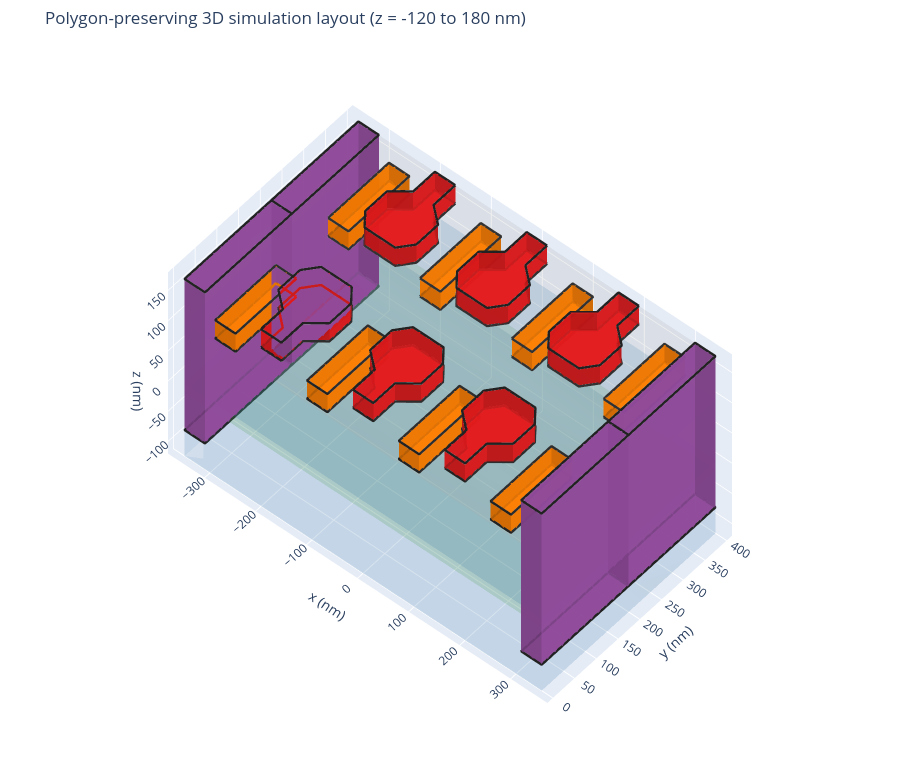

The notebook cell saved with this chart:
### Markdown cell above
### 2.1 Polygon-preserving 3D structure

The shared renderer extrudes the true lollipop outlines rather than their bounding boxes. Set `STRUCTURE_Z_RANGE_NM = None` to include the full substrate depth.

### Code cell
STRUCTURE_Z_RANGE_NM = (-120.0, 180.0)

structure_preview_fig = plot_simulation_layout_3d(
    simulation_layout,
    z_range_nm=STRUCTURE_Z_RANGE_NM,
    show_polygon_outlines=True,
)
structure_preview_fig.show()

### Figure 1 — Plotly figure (JSON) as saved in the notebook; plotly's stock layout.template omitted (floating-point values rounded to 4 significant figures)
{"data": [{"color": "#377eb8", "hovertemplate": "SiGe_buffer<extra></extra>", "i": [0, 0, 4, 4, 0, 0, 1, 1, 2, 2, 3, 3], "j": [1, 2, 6, 7, 4, 5, 5, 6, 6, 7, 7, 4], "k": [2, 3, 5, 6, 5, 1, 6, 2, 7, 3, 4, 0], "name": "SiGe_buffer", "opacity": 0.1, "showscale": false, "type": "mesh3d", "x": [-350.0, 350.0, 350.0, -350.0, -350.0, 350.0, 350.0, -350.0], "y": [0.0, 0.0, 400.0, 400.0, 0.0, 0.0, 400.0, 400.0], "z": [-120.0, -120.0, -120.0, -120.0, -15.0, -15.0, -15.0, -15.0]}, {"color": "#4daf4a", "hovertemplate": "Ge_QW<extra></extra>", "i": [0, 0, 4, 4, 0, 0, 1, 1, 2, 2, 3, 3], "j": [1, 2, 6, 7, 4, 5, 5, 6, 6, 7, 7, 4], "k": [2, 3, 5, 6, 5, 1, 6, 2, 7, 3, 4, 0], "name": "Ge_QW", "opacity": 0.1, "showscale": false, "type": "mesh3d", "x": [-350.0, 350.0, 350.0, -350.0, -350.0, 350.0, 350.0, -350.0], "y": [0.0, 0.0, 400.0, 400.0, 0.0, 0.0, 400.0, 400.0], "z": [-15.0, -15.0, -15.0, -15.0, 0.0, 0.0, 0.0, 0.0]}, {"color": "#377eb8", "hovertemplate": "SiGe_cap<extra></extra>", "i": [0, 0, 4, 4, 0, 0, 1, 1, 2, 2, 3, 3], "j": [1, 2, 6, 7, 4, 5, 5, 6, 6, 7, 7, 4], "k": [2, 3, 5, 6, 5, 1, 6, 2, 7, 3, 4, 0], "name": "SiGe_cap", "opacity": 0.1, "showscale": false, "type": "mesh3d", "x": [-350.0, 350.0, 350.0, -350.0, -350.0, 350.0, 350.0, -350.0], "y": [0.0, 0.0, 400.0, 400.0, 0.0, 0.0, 400.0, 400.0], "z": [0.0, 0.0, 0.0, 0.0, 101.0, 101.0, 101.0, 101.0]}, {"color": "#bdbdbd", "hovertemplate": "Al2O3_dielectric<extra></extra>", "i": [0, 0, 4, 4, 0, 0, 1, 1, 2, 2, 3, 3], "j": [1, 2, 6, 7, 4, 5, 5, 6, 6, 7, 7, 4], "k": [2, 3, 5, 6, 5, 1, 6, 2, 7, 3, 4, 0], "name": "Al2O3_dielectric", "opacity": 0.1, "showscale": false, "type": "mesh3d", "x": [-350.0, 350.0, 350.0, -350.0, -350.0, 350.0, 350.0, -350.0], "y": [0.0, 0.0, 400.0, 400.0, 0.0, 0.0, 400.0, 400.0], "z": [101.0, 101.0, 101.0, 101.0, 173.0, 173.0, 173.0, 173.0]}, {"color": "#984ea3", "flatshading": true, "hovertemplate": "OC_L_1<extra></extra>", "i": [1, 7, 3, 5, 0, 0, 1, 1, 2, 2, 3, 3], "j": [0, 4, 2, 6, 1, 5, 2, 6, 3, 7, 0, 4], "k": [3, 5, 1, 7, 5, 4, 6, 5, 7, 6, 4, 7], "name": "OC_L_1", "opacity": 0.84, "showscale": false, "type": "mesh3d", "x": [-310.0, -350.0, -350.0, -310.0, -310.0, -350.0, -350.0, -310.0], "y": [200.0, 200.0, 0.0, 0.0, 200.0, 200.0, 0.0, 0.0], "z": [-77.0, -77.0, -77.0, -77.0, 173.0, 173.0, 173.0, 173.0]}, {"hoverinfo": "skip", "line": {"color": "#222222", "width": 5}, "mode": "lines", "name": "OC_L_1 outline", "showlegend": false, "type": "scatter3d", "x": [-310.0, -350.0, -350.0, -310.0, -310.0], "y": [200.0, 200.0, 0.0, 0.0, 200.0], "z": [-77.0, -77.0, -77.0, -77.0, -77.0]}, {"hoverinfo": "skip", "line": {"color": "#222222", "width": 5}, "mode": "lines", "name": "OC_L_1 outline", "showlegend": false, "type": "scatter3d", "x": [-310.0, -350.0, -350.0, -310.0, -310.0], "y": [200.0, 200.0, 0.0, 0.0, 200.0], "z": [173.0, 173.0, 173.0, 173.0, 173.0]}, {"color": "#ff7f00", "flatshading": true, "hovertemplate": "B1<extra></extra>", "i": [1, 7, 3, 5, 0, 0, 1, 1, 2, 2, 3, 3], "j": [0, 4, 2, 6, 1, 5, 2, 6, 3, 7, 0, 4], "k": [3, 5, 1, 7, 5, 4, 6, 5, 7, 6, 4, 7], "name": "B1", "opacity": 0.84, "showscale": false, "type": "mesh3d", "x": [-250.0, -290.0, -290.0, -250.0, -250.0, -290.0, -290.0, -250.0], "y": [140.0, 140.0, 0.0, 0.0, 140.0, 140.0, 0.0, 0.0], "z": [108.0, 108.0, 108.0, 108.0, 138.0, 138.0, 138.0, 138.0]}, {"hoverinfo": "skip", "line": {"color": "#222222", "width": 5}, "mode": "lines", "name": "B1 outline", "showlegend": false, "type": "scatter3d", "x": [-250.0, -290.0, -290.0, -250.0, -250.0], "y": [140.0, 140.0, 0.0, 0.0, 140.0], "z": [108.0, 108.0, 108.0, 108.0, 108.0]}, {"hoverinfo": "skip", "line": {"color": "#222222", "width": 5}, "mode": "lines", "name": "B1 outline", "showlegend": false, "type": "scatter3d", "x": [-250.0, -290.0, -290.0, -250.0, -250.0], "y": [140.0, 140.0, 0.0, 0.0, 140.0], "z": [138.0, 138.0, 138.0, 138.0, 138.0]}, {"color": "#e41a1c", "flatshading": true, "hovertemplate": "P1<extra></extra>", "i": [1, 19, 2, 19, 3, 19, 4, 19, 5, 19, 6, 19, 7, 19, 9, 17, 0, 0, 1, 1, 2, 2, 3, 3, 4, 4, 5, 5, 6, 6, 7, 7, 8, 8, 9, 9], "j": [0, 10, 1, 11, 2, 12, 3, 13, 4, 14, 5, 15, 6, 16, 8, 18, 1, 11, 2, 12, 3, 13, 4, 14, 5, 15, 6, 16, 7, 17, 8, 18, 9, 19, 0, 10], "k": [9, 11, 9, 12, 9, 13, 9, 14, 9, 15, 9, 16, 9, 17, 7, 19, 11, 10, 12, 11, 13, 12, 14, 13, 15, 14, 16, 15, 17, 16, 18, 17, 19, 18, 10, 19], "name": "P1", "opacity": 0.84, "showscale": false, "type": "mesh3d", "x": [-200.0, -160.0, -160.0, -130.0, -130.0, -150.0, -210.0, -230.0, -230.0, -200.0, -200.0, -160.0, -160.0, -130.0, -130.0, -150.0, -210.0, -230.0, -230.0, -200.0], "y": [0.0, 0.0, 50.0, 75.0, 125.0, 150.0, 150.0, 125.0, 75.0, 50.0, 0.0, 0.0, 50.0, 75.0, 125.0, 150.0, 150.0, 125.0, 75.0, 50.0], "z": [143.0, 143.0, 143.0, 143.0, 143.0, 143.0, 143.0, 143.0, 143.0, 143.0, 173.0, 173.0, 173.0, 173.0, 173.0, 173.0, 173.0, 173.0, 173.0, 173.0]}, {"hoverinfo": "skip", "line": {"color": "#222222", "width": 5}, "mode": "lines", "name": "P1 outline", "showlegend": false, "type": "scatter3d", "x": [-200.0, -160.0, -160.0, -130.0, -130.0, -150.0, -210.0, -230.0, -230.0, -200.0, -200.0], "y": [0.0, 0.0, 50.0, 75.0, 125.0, 150.0, 150.0, 125.0, 75.0, 50.0, 0.0], "z": [143.0, 143.0, 143.0, 143.0, 143.0, 143.0, 143.0, 143.0, 143.0, 143.0, 143.0]}, {"hoverinfo": "skip", "line": {"color": "#222222", "width": 5}, "mode": "lines", "name": "P1 outline", "showlegend": false, "type": "scatter3d", "x": [-200.0, -160.0, -160.0, -130.0, -130.0, -150.0, -210.0, -230.0, -230.0, -200.0, -200.0], "y": [0.0, 0.0, 50.0, 75.0, 125.0, 150.0, 150.0, 125.0, 75.0, 50.0, 0.0], "z": [173.0, 173.0, 173.0, 173.0, 173.0, 173.0, 173.0, 173.0, 173.0, 173.0, 173.0]}, {"color": "#ff7f00", "flatshading": true, "hovertemplate": "B2<extra></extra>", "i": [1, 7, 3, 5, 0, 0, 1, 1, 2, 2, 3, 3], "j": [0, 4, 2, 6, 1, 5, 2, 6, 3, 7, 0, 4], "k": [3, 5, 1, 7, 5, 4, 6, 5, 7, 6, 4, 7], "name": "B2", "opacity": 0.84, "showscale": false, "type": "mesh3d", "x": [-70.0, -110.0, -110.0, -70.0, -70.0, -110.0, -110.0, -70.0], "y": [140.0, 140.0, 0.0, 0.0, 140.0, 140.0, 0.0, 0.0], "z": [108.0, 108.0, 108.0, 108.0, 138.0, 138.0, 138.0, 138.0]}, {"hoverinfo": "skip", "line": {"color": "#222222", "width": 5}, "mode": "lines", "name": "B2 outline", "showlegend": false, "type": "scatter3d", "x": [-70.0, -110.0, -110.0, -70.0, -70.0], "y": [140.0, 140.0, 0.0, 0.0, 140.0], "z": [108.0, 108.0, 108.0, 108.0, 108.0]}, {"hoverinfo": "skip", "line": {"color": "#222222", "width": 5}, "mode": "lines", "name": "B2 outline", "showlegend": false, "type": "scatter3d", "x": [-70.0, -110.0, -110.0, -70.0, -70.0], "y": [140.0, 140.0, 0.0, 0.0, 140.0], "z": [138.0, 138.0, 138.0, 138.0, 138.0]}, {"color": "#e41a1c", "flatshading": true, "hovertemplate": "P2<extra></extra>", "i": [1, 19, 2, 19, 3, 19, 4, 19, 5, 19, 6, 19, 7, 19, 9, 17, 0, 0, 1, 1, 2, 2, 3, 3, 4, 4, 5, 5, 6, 6, 7, 7, 8, 8, 9, 9], "j": [0, 10, 1, 11, 2, 12, 3, 13, 4, 14, 5, 15, 6, 16, 8, 18, 1, 11, 2, 12, 3, 13, 4, 14, 5, 15, 6, 16, 7, 17, 8, 18, 9, 19, 0, 10], "k": [9, 11, 9, 12, 9, 13, 9, 14, 9, 15, 9, 16, 9, 17, 7, 19, 11, 10, 12, 11, 13, 12, 14, 13, 15, 14, 16, 15, 17, 16, 18, 17, 19, 18, 10, 19], "name": "P2", "opacity": 0.84, "showscale": false, "type": "mesh3d", "x": [-20.0, 20.0, 20.0, 50.0, 50.0, 30.0, -30.0, -50.0, -50.0, -20.0, -20.0, 20.0, 20.0, 50.0, 50.0, 30.0, -30.0, -50.0, -50.0, -20.0], "y": [0.0, 0.0, 50.0, 75.0, 125.0, 150.0, 150.0, 125.0, 75.0, 50.0, 0.0, 0.0, 50.0, 75.0, 125.0, 150.0, 150.0, 125.0, 75.0, 50.0], "z": [143.0, 143.0, 143.0, 143.0, 143.0, 143.0, 143.0, 143.0, 143.0, 143.0, 173.0, 173.0, 173.0, 173.0, 173.0, 173.0, 173.0, 173.0, 173.0, 173.0]}, {"hoverinfo": "skip", "line": {"color": "#222222", "width": 5}, "mode": "lines", "name": "P2 outline", "showlegend": false, "type": "scatter3d", "x": [-20.0, 20.0, 20.0, 50.0, 50.0, 30.0, -30.0, -50.0, -50.0, -20.0, -20.0], "y": [0.0, 0.0, 50.0, 75.0, 125.0, 150.0, 150.0, 125.0, 75.0, 50.0, 0.0], "z": [143.0, 143.0, 143.0, 143.0, 143.0, 143.0, 143.0, 143.0, 143.0, 143.0, 143.0]}, {"hoverinfo": "skip", "line": {"color": "#222222", "width": 5}, "mode": "lines", "name": "P2 outline", "showlegend": false, "type": "scatter3d", "x": [-20.0, 20.0, 20.0, 50.0, 50.0, 30.0, -30.0, -50.0, -50.0, -20.0, -20.0], "y": [0.0, 0.0, 50.0, 75.0, 125.0, 150.0, 150.0, 125.0, 75.0, 50.0, 0.0], "z": [173.0, 173.0, 173.0, 173.0, 173.0, 173.0, 173.0, 173.0, 173.0, 173.0, 173.0]}, {"color": "#ff7f00", "flatshading": true, "hovertemplate": "B3<extra></extra>", "i": [1, 7, 3, 5, 0, 0, 1, 1, 2, 2, 3, 3], "j": [0, 4, 2, 6, 1, 5, 2, 6, 3, 7, 0, 4], "k": [3, 5, 1, 7, 5, 4, 6, 5, 7, 6, 4, 7], "name": "B3", "opacity": 0.84, "showscale": false, "type": "mesh3d", "x": [110.0, 70.0, 70.0, 110.0, 110.0, 70.0, 70.0, 110.0], "y": [140.0, 140.0, 0.0, 0.0, 140.0, 140.0, 0.0, 0.0], "z": [108.0, 108.0, 108.0, 108.0, 138.0, 138.0, 138.0, 138.0]}, {"hoverinfo": "skip", "line": {"color": "#222222", "width": 5}, "mode": "lines", "name": "B3 outline", "showlegend": false, "type": "scatter3d", "x": [110.0, 70.0, 70.0, 110.0, 110.0], "y": [140.0, 140.0, 0.0, 0.0, 140.0], "z": [108.0, 108.0, 108.0, 108.0, 108.0]}, {"hoverinfo": "skip", "line": {"color": "#222222", "width": 5}, "mode": "lines", "name": "B3 outline", "showlegend": false, "type": "scatter3d", "x": [110.0, 70.0, 70.0, 110.0, 110.0], "y": [140.0, 140.0, 0.0, 0.0, 140.0], "z": [138.0, 138.0, 138.0, 138.0, 138.0]}, {"color": "#e41a1c", "flatshading": true, "hovertemplate": "P3<extra></extra>", "i": [1, 19, 2, 19, 3, 19, 4, 19, 5, 19, 6, 19, 7, 19, 9, 17, 0, 0, 1, 1, 2, 2, 3, 3, 4, 4, 5, 5, 6, 6, 7, 7, 8, 8, 9, 9], "j": [0, 10, 1, 11, 2, 12, 3, 13, 4, 14, 5, 15, 6, 16, 8, 18, 1, 11, 2, 12, 3, 13, 4, 14, 5, 15, 6, 16, 7, 17, 8, 18, 9, 19, 0, 10], "k": [9, 11, 9, 12, 9, 13, 9, 14, 9, 15, 9, 16, 9, 17, 7, 19, 11, 10, 12, 11, 13, 12, 14, 13, 15, 14, 16, 15, 17, 16, 18, 17, 19, 18, 10, 19], "name": "P3", "opacity": 0.84, "showscale": false, "type": "mesh3d", "x": [160.0, 200.0, 200.0, 230.0, 230.0, 210.0, 150.0, 130.0, 130.0, 160.0, 160.0, 200.0, 200.0, 230.0, 230.0, 210.0, 150.0, 130.0, 130.0, 160.0], "y": [0.0, 0.0, 50.0, 75.0, 125.0, 150.0, 150.0, 125.0, 75.0, 50.0, 0.0, 0.0, 50.0, 75.0, 125.0, 150.0, 150.0, 125.0, 75.0, 50.0], "z": [143.0, 143.0, 143.0, 143.0, 143.0, 143.0, 143.0, 143.0, 143.0, 143.0, 173.0, 173.0, 173.0, 173.0, 173.0, 173.0, 173.0, 173.0, 173.0, 173.0]}, {"hoverinfo": "skip", "line": {"color": "#222222", "width": 5}, "mode": "lines", "name": "P3 outline", "showlegend": false, "type": "scatter3d", "x": [160.0, 200.0, 200.0, 230.0, 230.0, 210.0, 150.0, 130.0, 130.0, 160.0, 160.0], "y": [0.0, 0.0, 50.0, 75.0, 125.0, 150.0, 150.0, 125.0, 75.0, 50.0, 0.0], "z": [143.0, 143.0, 143.0, 143.0, 143.0, 143.0, 143.0, 143.0, 143.0, 143.0, 143.0]}, {"hoverinfo": "skip", "line": {"color": "#222222", "width": 5}, "mode": "lines", "name": "P3 outline", "showlegend": false, "type": "scatter3d", "x": [160.0, 200.0, 200.0, 230.0, 230.0, 210.0, 150.0, 130.0, 130.0, 160.0, 160.0], "y": [0.0, 0.0, 50.0, 75.0, 125.0, 150.0, 150.0, 125.0, 75.0, 50.0, 0.0], "z": [173.0, 173.0, 173.0, 173.0, 173.0, 173.0, 173.0, 173.0, 173.0, 173.0, 173.0]}, {"color": "#ff7f00", "flatshading": true, "hovertemplate": "B4<extra></extra>", "i": [1, 7, 3, 5, 0, 0, 1, 1, 2, 2, 3, 3], "j": [0, 4, 2, 6, 1, 5, 2, 6, 3, 7, 0, 4], "k": [3, 5, 1, 7, 5, 4, 6, 5, 7, 6, 4, 7], "name": "B4", "opacity": 0.84, "showscale": false, "type": "mesh3d", "x": [290.0, 250.0, 250.0, 290.0, 290.0, 250.0, 250.0, 290.0], "y": [140.0, 140.0, 0.0, 0.0, 140.0, 140.0, 0.0, 0.0], "z": [108.0, 108.0, 108.0, 108.0, 138.0, 138.0, 138.0, 138.0]}, {"hoverinfo": "skip", "line": {"color": "#222222", "width": 5}, "mode": "lines", "name": "B4 outline", "showlegend": false, "type": "scatter3d", "x": [290.0, 250.0, 250.0, 290.0, 290.0], "y": [140.0, 140.0, 0.0, 0.0, 140.0], "z": [108.0, 108.0, 108.0, 108.0, 108.0]}, {"hoverinfo": "skip", "line": {"color": "#222222", "width": 5}, "mode": "lines", "name": "B4 outline", "showlegend": false, "type": "scatter3d", "x": [290.0, 250.0, 250.0, 290.0, 290.0], "y": [140.0, 140.0, 0.0, 0.0, 140.0], "z": [138.0, 138.0, 138.0, 138.0, 138.0]}, {"color": "#984ea3", "flatshading": true, "hovertemplate": "OC_R_1<extra></extra>", "i": [1, 7, 3, 5, 0, 0, 1, 1, 2, 2, 3, 3], "j": [0, 4, 2, 6, 1, 5, 2, 6, 3, 7, 0, 4], "k": [3, 5, 1, 7, 5, 4, 6, 5, 7, 6, 4, 7], "name": "OC_R_1", "opacity": 0.84, "showscale": false, "type": "mesh3d", "x": [350.0, 310.0, 310.0, 350.0, 350.0, 310.0, 310.0, 350.0], "y": [200.0, 200.0, 0.0, 0.0, 200.0, 200.0, 0.0, 0.0], "z": [-77.0, -77.0, -77.0, -77.0, 173.0, 173.0, 173.0, 173.0]}, {"hoverinfo": "skip", "line": {"color": "#222222", "width": 5}, "mode": "lines", "name": "OC_R_1 outline", "showlegend": false, "type": "scatter3d", "x": [350.0, 310.0, 310.0, 350.0, 350.0], "y": [200.0, 200.0, 0.0, 0.0, 200.0], "z": [-77.0, -77.0, -77.0, -77.0, -77.0]}, {"hoverinfo": "skip", "line": {"color": "#222222", "width": 5}, "mode": "lines", "name": "OC_R_1 outline", "showlegend": false, "type": "scatter3d", "x": [350.0, 310.0, 310.0, 350.0, 350.0], "y": [200.0, 200.0, 0.0, 0.0, 200.0], "z": [173.0, 173.0, 173.0, 173.0, 173.0]}, {"color": "#984ea3", "flatshading": true, "hovertemplate": "OC_L_2<extra></extra>", "i": [1, 7, 3, 5, 0, 0, 1, 1, 2, 2, 3, 3], "j": [0, 4, 2, 6, 1, 5, 2, 6, 3, 7, 0, 4], "k": [3, 5, 1, 7, 5, 4, 6, 5, 7, 6, 4, 7], "name": "OC_L_2", "opacity": 0.84, "showscale": false, "type": "mesh3d", "x": [-350.0, -310.0, -310.0, -350.0, -350.0, -310.0, -310.0, -350.0], "y": [200.0, 200.0, 400.0, 400.0, 200.0, 200.0, 400.0, 400.0], "z": [-77.0, -77.0, -77.0, -77.0, 173.0, 173.0, 173.0, 173.0]}, {"hoverinfo": "skip", "line": {"color": "#222222", "width": 5}, "mode": "lines", "name": "OC_L_2 outline", "showlegend": false, "type": "scatter3d", "x": [-350.0, -310.0, -310.0, -350.0, -350.0], "y": [200.0, 200.0, 400.0, 400.0, 200.0], "z": [-77.0, -77.0, -77.0, -77.0, -77.0]}, {"hoverinfo": "skip", "line": {"color": "#222222", "width": 5}, "mode": "lines", "name": "OC_L_2 outline", "showlegend": false, "type": "scatter3d", "x": [-350.0, -310.0, -310.0, -350.0, -350.0], "y": [200.0, 200.0, 400.0, 400.0, 200.0], "z": [173.0, 173.0, 173.0, 173.0, 173.0]}, {"color": "#ff7f00", "flatshading": true, "hovertemplate": "B5<extra></extra>", "i": [1, 7, 3, 5, 0, 0, 1, 1, 2, 2, 3, 3], "j": [0, 4, 2, 6, 1, 5, 2, 6, 3, 7, 0, 4], "k": [3, 5, 1, 7, 5, 4, 6, 5, 7, 6, 4, 7], "name": "B5", "opacity": 0.84, "showscale": false, "type": "mesh3d", "x": [-290.0, -250.0, -250.0, -290.0, -290.0, -250.0, -250.0, -290.0], "y": [260.0, 260.0, 400.0, 400.0, 260.0, 260.0, 400.0, 400.0], "z": [108.0, 108.0, 108.0, 108.0, 138.0, 138.0, 138.0, 138.0]}, {"hoverinfo": "skip", "line": {"color": "#222222", "width": 5}, "mode": "lines", "name": "B5 outline", "showlegend": false, "type": "scatter3d", "x": [-290.0, -250.0, -250.0, -290.0, -290.0], "y": [260.0, 260.0, 400.0, 400.0, 260.0], "z": [108.0, 108.0, 108.0, 108.0, 108.0]}, {"hoverinfo": "skip", "line": {"color": "#222222", "width": 5}, "mode": "lines", "name": "B5 outline", "showlegend": false, "type": "scatter3d", "x": [-290.0, -250.0, -250.0, -290.0, -290.0], "y": [260.0, 260.0, 400.0, 400.0, 260.0], "z": [138.0, 138.0, 138.0, 138.0, 138.0]}, {"color": "#e41a1c", "flatshading": true, "hovertemplate": "P4<extra></extra>", "i": [1, 19, 2, 19, 3, 19, 4, 19, 5, 19, 6, 19, 7, 19, 9, 17, 0, 0, 1, 1, 2, 2, 3, 3, 4, 4, 5, 5, 6, 6, 7, 7, 8, 8, 9, 9], "j": [0, 10, 1, 11, 2, 12, 3, 13, 4, 14, 5, 15, 6, 16, 8, 18, 1, 11, 2, 12, 3, 13, 4, 14, 5, 15, 6, 16, 7, 17, 8, 18, 9, 19, 0, 10], "k": [9, 11, 9, 12, 9, 13, 9, 14, 9, 15, 9, 16, 9, 17, 7, 19, 11, 10, 12, 11, 13, 12, 14, 13, 15, 14, 16, 15, 17, 16, 18, 17, 19, 18, 10, 19], "name": "P4", "opacity": 0.84, "showscale": false, "type": "mesh3d", "x": [-160.0, -200.0, -200.0, -230.0, -230.0, -210.0, -150.0, -130.0, -130.0, -160.0, -160.0, -200.0, -200.0, -230.0, -230.0, -210.0, -150.0, -130.0, -130.0, -160.0], "y": [400.0, 400.0, 350.0, 325.0, 275.0, 250.0, 250.0, 275.0, 325.0, 350.0, 400.0, 400.0, 350.0, 325.0, 275.0, 250.0, 250.0, 275.0, 325.0, 350.0], "z": [143.0, 143.0, 143.0, 143.0, 143.0, 143.0, 143.0, 143.0, 143.0, 143.0, 173.0, 173.0, 173.0, 173.0, 173.0, 173.0, 173.0, 173.0, 173.0, 173.0]}, {"hoverinfo": "skip", "line": {"color": "#222222", "width": 5}, "mode": "lines", "name": "P4 outline", "showlegend": false, "type": "scatter3d", "x": [-160.0, -200.0, -200.0, -230.0, -230.0, -210.0, -150.0, -130.0, -130.0, -160.0, -160.0], "y": [400.0, 400.0, 350.0, 325.0, 275.0, 250.0, 250.0, 275.0, 325.0, 350.0, 400.0], "z": [143.0, 143.0, 143.0, 143.0, 143.0, 143.0, 143.0, 143.0, 143.0, 143.0, 143.0]}, {"hoverinfo": "skip", "line": {"color": "#222222", "width": 5}, "mode": "lines", "name": "P4 outline", "showlegend": false, "type": "scatter3d", "x": [-160.0, -200.0, -200.0, -230.0, -230.0, -210.0, -150.0, -130.0, -130.0, -160.0, -160.0], "y": [400.0, 400.0, 350.0, 325.0, 275.0, 250.0, 250.0, 275.0, 325.0, 350.0, 400.0], "z": [173.0, 173.0, 173.0, 173.0, 173.0, 173.0, 173.0, 173.0, 173.0, 173.0, 173.0]}, {"color": "#ff7f00", "flatshading": true, "hovertemplate": "B6<extra></extra>", "i": [1, 7, 3, 5, 0, 0, 1, 1, 2, 2, 3, 3], "j": [0, 4, 2, 6, 1, 5, 2, 6, 3, 7, 0, 4], "k": [3, 5, 1, 7, 5, 4, 6, 5, 7, 6, 4, 7], "name": "B6", "opacity": 0.84, "showscale": false, "type": "mesh3d", "x": [-110.0, -70.0, -70.0, -110.0, -110.0, -70.0, -70.0, -110.0], "y": [260.0, 260.0, 400.0, 400.0, 260.0, 260.0, 400.0, 400.0], "z": [108.0, 108.0, 108.0, 108.0, 138.0, 138.0, 138.0, 138.0]}, {"hoverinfo": "skip", "line": {"color": "#222222", "width": 5}, "mode": "lines", "name": "B6 outline", "showlegend": false, "type": "scatter3d", "x": [-110.0, -70.0, -70.0, -110.0, -110.0], "y": [260.0, 260.0, 400.0, 400.0, 260.0], "z": [108.0, 108.0, 108.0, 108.0, 108.0]}, {"hoverinfo": "skip", "line": {"color": "#222222", "width": 5}, "mode": "lines", "name": "B6 outline", "showlegend": false, "type": "scatter3d", "x": [-110.0, -70.0, -70.0, -110.0, -110.0], "y": [260.0, 260.0, 400.0, 400.0, 260.0], "z": [138.0, 138.0, 138.0, 138.0, 138.0]}, {"color": "#e41a1c", "flatshading": true, "hovertemplate": "P5<extra></extra>", "i": [1, 19, 2, 19, 3, 19, 4, 19, 5, 19, 6, 19, 7, 19, 9, 17, 0, 0, 1, 1, 2, 2, 3, 3, 4, 4, 5, 5, 6, 6, 7, 7, 8, 8, 9, 9], "j": [0, 10, 1, 11, 2, 12, 3, 13, 4, 14, 5, 15, 6, 16, 8, 18, 1, 11, 2, 12, 3, 13, 4, 14, 5, 15, 6, 16, 7, 17, 8, 18, 9, 19, 0, 10], "k": [9, 11, 9, 12, 9, 13, 9, 14, 9, 15, 9, 16, 9, 17, 7, 19, 11, 10, 12, 11, 13, 12, 14, 13, 15, 14, 16, 15, 17, 16, 18, 17, 19, 18, 10, 19], "name": "P5", "opacity": 0.84, "showscale": false, "type": "mesh3d", "x": [20.0, -20.0, -20.0, -50.0, -50.0, -30.0, 30.0, 50.0, 50.0, 20.0, 20.0, -20.0, -20.0, -50.0, -50.0, -30.0, 30.0, 50.0, 50.0, 20.0], "y": [400.0, 400.0, 350.0, 325.0, 275.0, 250.0, 250.0, 275.0, 325.0, 350.0, 400.0, 400.0, 350.0, 325.0, 275.0, 250.0, 250.0, 275.0, 325.0, 350.0], "z": [143.0, 143.0, 143.0, 143.0, 143.0, 143.0, 143.0, 143.0, 143.0, 143.0, 173.0, 173.0, 173.0, 173.0, 173.0, 173.0, 173.0, 173.0, 173.0, 173.0]}, {"hoverinfo": "skip", "line": {"color": "#222222", "width": 5}, "mode": "lines", "name": "P5 outline", "showlegend": false, "type": "scatter3d", "x": [20.0, -20.0, -20.0, -50.0, -50.0, -30.0, 30.0, 50.0, 50.0, 20.0, 20.0], "y": [400.0, 400.0, 350.0, 325.0, 275.0, 250.0, 250.0, 275.0, 325.0, 350.0, 400.0], "z": [143.0, 143.0, 143.0, 143.0, 143.0, 143.0, 143.0, 143.0, 143.0, 143.0, 143.0]}, {"hoverinfo": "skip", "line": {"color": "#222222", "width": 5}, "mode": "lines", "name": "P5 outline", "showlegend": false, "type": "scatter3d", "x": [20.0, -20.0, -20.0, -50.0, -50.0, -30.0, 30.0, 50.0, 50.0, 20.0, 20.0], "y": [400.0, 400.0, 350.0, 325.0, 275.0, 250.0, 250.0, 275.0, 325.0, 350.0, 400.0], "z": [173.0, 173.0, 173.0, 173.0, 173.0, 173.0, 173.0, 173.0, 173.0, 173.0, 173.0]}, {"color": "#ff7f00", "flatshading": true, "hovertemplate": "B7<extra></extra>", "i": [1, 7, 3, 5, 0, 0, 1, 1, 2, 2, 3, 3], "j": [0, 4, 2, 6, 1, 5, 2, 6, 3, 7, 0, 4], "k": [3, 5, 1, 7, 5, 4, 6, 5, 7, 6, 4, 7], "name": "B7", "opacity": 0.84, "showscale": false, "type": "mesh3d", "x": [70.0, 110.0, 110.0, 70.0, 70.0, 110.0, 110.0, 70.0], "y": [260.0, 260.0, 400.0, 400.0, 260.0, 260.0, 400.0, 400.0], "z": [108.0, 108.0, 108.0, 108.0, 138.0, 138.0, 138.0, 138.0]}, {"hoverinfo": "skip", "line": {"color": "#222222", "width": 5}, "mode": "lines", "name": "B7 outline", "showlegend": false, "type": "scatter3d", "x": [70.0, 110.0, 110.0, 70.0, 70.0], "y": [260.0, 260.0, 400.0, 400.0, 260.0], "z": [108.0, 108.0, 108.0, 108.0, 108.0]}, {"hoverinfo": "skip", "line": {"color": "#222222", "width": 5}, "mode": "lines", "name": "B7 outline", "showlegend": false, "type": "scatter3d", "x": [70.0, 110.0, 110.0, 70.0, 70.0], "y": [260.0, 260.0, 400.0, 400.0, 260.0], "z": [138.0, 138.0, 138.0, 138.0, 138.0]}, {"color": "#e41a1c", "flatshading": true, "hovertemplate": "P6<extra></extra>", "i": [1, 19, 2, 19, 3, 19, 4, 19, 5, 19, 6, 19, 7, 19, 9, 17, 0, 0, 1, 1, 2, 2, 3, 3, 4, 4, 5, 5, 6, 6, 7, 7, 8, 8, 9, 9], "j": [0, 10, 1, 11, 2, 12, 3, 13, 4, 14, 5, 15, 6, 16, 8, 18, 1, 11, 2, 12, 3, 13, 4, 14, 5, 15, 6, 16, 7, 17, 8, 18, 9, 19, 0, 10], "k": [9, 11, 9, 12, 9, 13, 9, 14, 9, 15, 9, 16, 9, 17, 7, 19, 11, 10, 12, 11, 13, 12, 14, 13, 15, 14, 16, 15, 17, 16, 18, 17, 19, 18, 10, 19], "name": "P6", "opacity": 0.84, "showscale": false, "type": "mesh3d", "x": [200.0, 160.0, 160.0, 130.0, 130.0, 150.0, 210.0, 230.0, 230.0, 200.0, 200.0, 160.0, 160.0, 130.0, 130.0, 150.0, 210.0, 230.0, 230.0, 200.0], "y": [400.0, 400.0, 350.0, 325.0, 275.0, 250.0, 250.0, 275.0, 325.0, 350.0, 400.0, 400.0, 350.0, 325.0, 275.0, 250.0, 250.0, 275.0, 325.0, 350.0], "z": [143.0, 143.0, 143.0, 143.0, 143.0, 143.0, 143.0, 143.0, 143.0, 143.0, 173.0, 173.0, 173.0, 173.0, 173.0, 173.0, 173.0, 173.0, 173.0, 173.0]}, {"hoverinfo": "skip", "line": {"color": "#222222", "width": 5}, "mode": "lines", "name": "P6 outline", "showlegend": false, "type": "scatter3d", "x": [200.0, 160.0, 160.0, 130.0, 130.0, 150.0, 210.0, 230.0, 230.0, 200.0, 200.0], "y": [400.0, 400.0, 350.0, 325.0, 275.0, 250.0, 250.0, 275.0, 325.0, 350.0, 400.0], "z": [143.0, 143.0, 143.0, 143.0, 143.0, 143.0, 143.0, 143.0, 143.0, 143.0, 143.0]}, {"hoverinfo": "skip", "line": {"color": "#222222", "width": 5}, "mode": "lines", "name": "P6 outline", "showlegend": false, "type": "scatter3d", "x": [200.0, 160.0, 160.0, 130.0, 130.0, 150.0, 210.0, 230.0, 230.0, 200.0, 200.0], "y": [400.0, 400.0, 350.0, 325.0, 275.0, 250.0, 250.0, 275.0, 325.0, 350.0, 400.0], "z": [173.0, 173.0, 173.0, 173.0, 173.0, 173.0, 173.0, 173.0, 173.0, 173.0, 173.0]}, {"color": "#ff7f00", "flatshading": true, "hovertemplate": "B8<extra></extra>", "i": [1, 7, 3, 5, 0, 0, 1, 1, 2, 2, 3, 3], "j": [0, 4, 2, 6, 1, 5, 2, 6, 3, 7, 0, 4], "k": [3, 5, 1, 7, 5, 4, 6, 5, 7, 6, 4, 7], "name": "B8", "opacity": 0.84, "showscale": false, "type": "mesh3d", "x": [250.0, 290.0, 290.0, 250.0, 250.0, 290.0, 290.0, 250.0], "y": [260.0, 260.0, 400.0, 400.0, 260.0, 260.0, 400.0, 400.0], "z": [108.0, 108.0, 108.0, 108.0, 138.0, 138.0, 138.0, 138.0]}, {"hoverinfo": "skip", "line": {"color": "#222222", "width": 5}, "mode": "lines", "name": "B8 outline", "showlegend": false, "type": "scatter3d", "x": [250.0, 290.0, 290.0, 250.0, 250.0], "y": [260.0, 260.0, 400.0, 400.0, 260.0], "z": [108.0, 108.0, 108.0, 108.0, 108.0]}, {"hoverinfo": "skip", "line": {"color": "#222222", "width": 5}, "mode": "lines", "name": "B8 outline", "showlegend": false, "type": "scatter3d", "x": [250.0, 290.0, 290.0, 250.0, 250.0], "y": [260.0, 260.0, 400.0, 400.0, 260.0], "z": [138.0, 138.0, 138.0, 138.0, 138.0]}, {"color": "#984ea3", "flatshading": true, "hovertemplate": "OC_R_2<extra></extra>", "i": [1, 7, 3, 5, 0, 0, 1, 1, 2, 2, 3, 3], "j": [0, 4, 2, 6, 1, 5, 2, 6, 3, 7, 0, 4], "k": [3, 5, 1, 7, 5, 4, 6, 5, 7, 6, 4, 7], "name": "OC_R_2", "opacity": 0.84, "showscale": false, "type": "mesh3d", "x": [310.0, 350.0, 350.0, 310.0, 310.0, 350.0, 350.0, 310.0], "y": [200.0, 200.0, 400.0, 400.0, 200.0, 200.0, 400.0, 400.0], "z": [-77.0, -77.0, -77.0, -77.0, 173.0, 173.0, 173.0, 173.0]}, {"hoverinfo": "skip", "line": {"color": "#222222", "width": 5}, "mode": "lines", "name": "OC_R_2 outline", "showlegend": false, "type": "scatter3d", "x": [310.0, 350.0, 350.0, 310.0, 310.0], "y": [200.0, 200.0, 400.0, 400.0, 200.0], "z": [-77.0, -77.0, -77.0, -77.0, -77.0]}, {"hoverinfo": "skip", "line": {"color": "#222222", "width": 5}, "mode": "lines", "name": "OC_R_2 outline", "showlegend": false, "type": "scatter3d", "x": [310.0, 350.0, 350.0, 310.0, 310.0], "y": [200.0, 200.0, 400.0, 400.0, 200.0], "z": [173.0, 173.0, 173.0, 173.0, 173.0]}], "layout": {"height": 760, "legend": {"itemsizing": "constant"}, "margin": {"b": 0, "l": 0, "r": 0, "t": 48}, "scene": {"aspectmode": "manual", "aspectratio": {"x": 1.4, "y": 0.8, "z": 0.8}, "camera": {"eye": {"x": 1.15, "y": -1.35, "z": 2.15}, "projection": {"type": "orthographic"}}, "xaxis": {"title": {"text": "x (nm)"}}, "yaxis": {"title": {"text": "y (nm)"}}, "zaxis": {"range": [-120, 180], "title": {"text": "z (nm)"}}}, "title": {"text": "Polygon-preserving 3D simulation layout (z = -120 to 180 nm)"}}}
